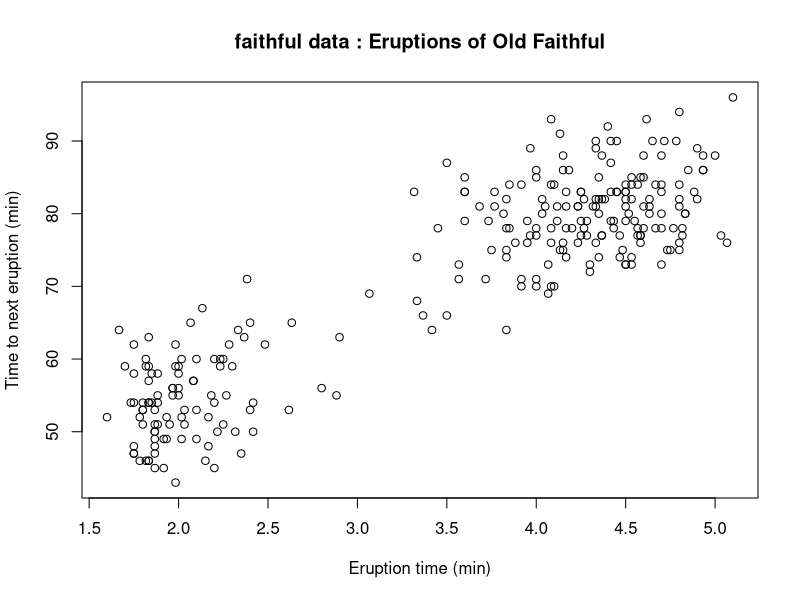
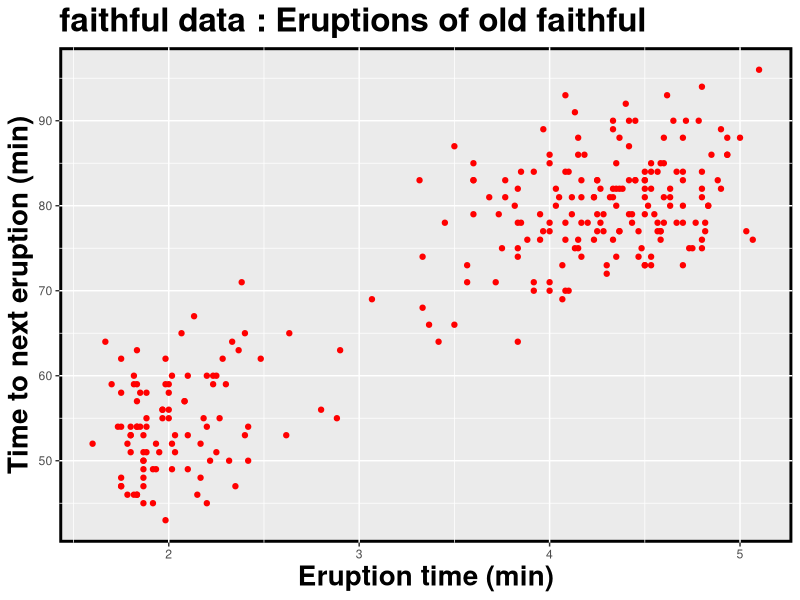
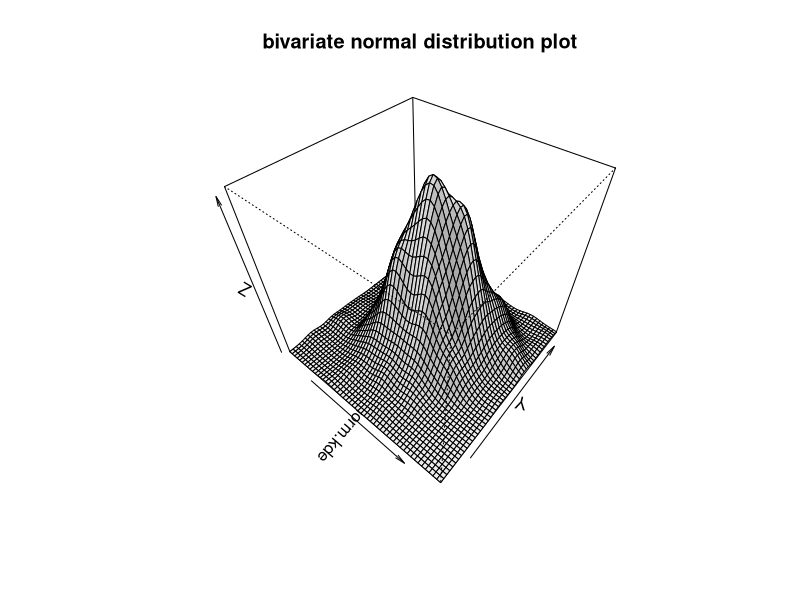
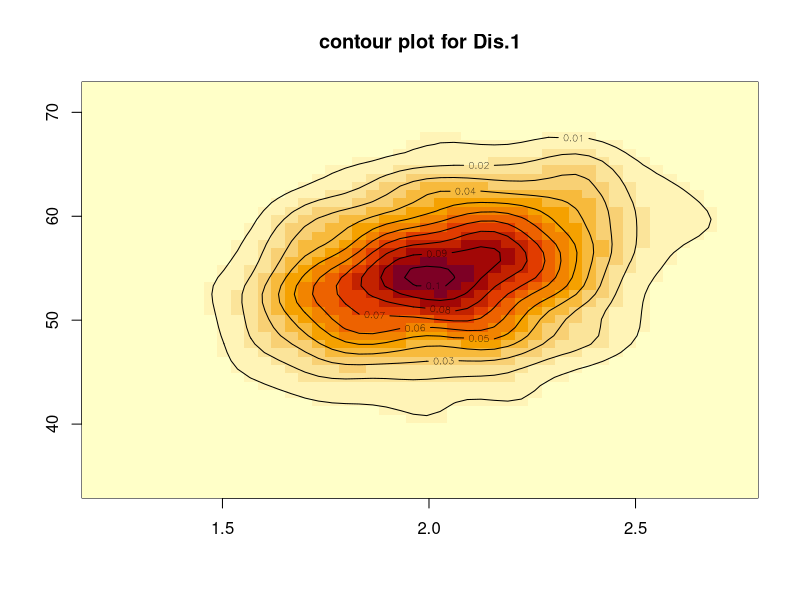
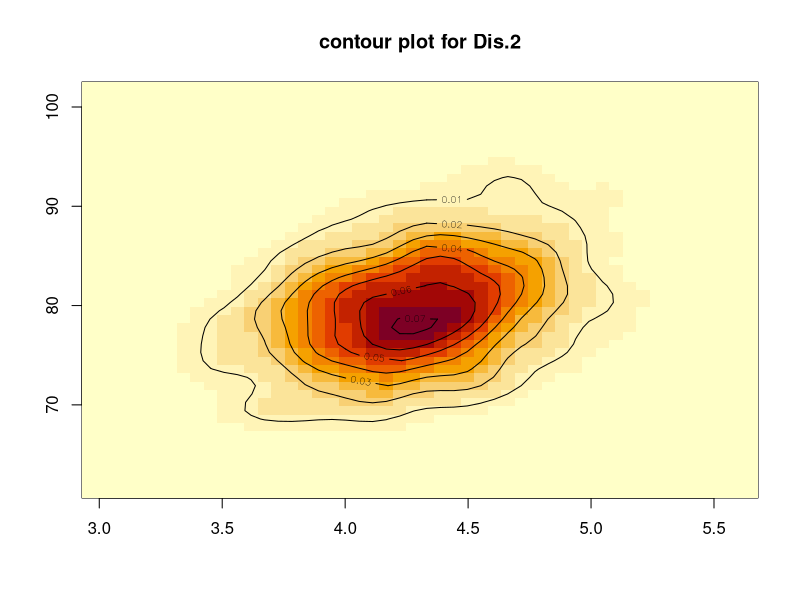

The R script that drew these images, in order:
# HW02
?faithful
library(ggplot2)
str(faithful)
plot(faithful[,-3], 
     xlab = "Eruption time (min)", 
     ylab = "Time to next eruption (min)",
     main = "faithful data : Eruptions of Old Faithful")

#load library for multivariate normal
library(mvtnorm)

#load Old Faithful data frame
data(faithful)
mean(faithful[,1]);mean(faithful[,2])
var(faithful[,1]);var(faithful[,2])
cov(faithful[,1],faithful[,2])

# initial parameter estimates (chosen to be deliberately bad)
# 初始參數估計
theta <- list(wei=c(0.5,0.5),                      # 權重
              mu1=c(2,60),                         # 二元常態分配(一)
              sigma1=matrix(c(1,7,7,100),ncol=2),
              mu2=c(4,80),                         # 二元常態分配(二)
              sigma2=matrix(c(20,0,0,100),ncol=2))

# E-step: calculates conditional probabilities for latent variables (update y)
# 將樣本帶入計算隱藏變數的條件機率
E.step <- function(theta){
  x <- cbind(theta$wei[1] * dmvnorm(faithful,mean=theta$mu1,sigma=theta$sigma1),
             theta$wei[2] * dmvnorm(faithful,mean=theta$mu2,sigma=theta$sigma2))
  t(apply(x,1,function(x){x/sum(x)}))
}

# M-step: calculates the parameter estimates which maximise Q
# 將E.step所計算出的機率帶入估計新的參數(MLE)
M.step <- function(T){
  list(wei= apply(T,2,mean),
       mu1= apply(faithful,2,weighted.mean,T[,1]),
       mu2= apply(faithful,2,weighted.mean,T[,2]),
       sigma1= cov.wt(faithful,T[,1])$cov,
       sigma2= cov.wt(faithful,T[,2])$cov)
}

# function to plot current data
# 畫圖
# setup grid for plotting
xpts <- seq(from=1,to=6,length.out=272)
ypts <- seq(from=40,to=100,length.out=272)
plot.em <- function(theta){
  mixture.contour <- outer(xpts,ypts,function(x,y) {
    theta$wei[1]*dmvnorm(cbind(x,y),mean=theta$mu1,sigma=theta$sigma1) + theta$wei[2]*dmvnorm(cbind(x,y),mean=theta$mu2,sigma=theta$sigma2)
  })
  contour(xpts,ypts,mixture.contour,nlevels=8,drawlabel=FALSE,col="red",xlab="Eruption time (mins)",ylab="Waiting time (mins)",main="Waiting time vs Eruption time of the Old Faithful geyser")
  points(faithful)
}
data1 <- c(faithful)
for (i in 2:272) {
  data1 <- rbind(data1,faithful)
}
plot_em <- function(theta){
r1 <- rmvnorm(73984,mean=theta$mu1,sigma=theta$sigma1) 
colnames(r1) <- c("D1x","D1y")
r2 <- rmvnorm(73984,mean=theta$mu2,sigma=theta$sigma2)
colnames(r2) <- c("D2x","D2y")
r <-rbind(r1,r2) 
data1 <- rbind(data1,data1)
data <- cbind(data1,r)
A <- ggplot(data)+
      labs(title = " Waiting time vs Eruption time of old faithful geyser", x = "Eruptions time (min)", y = "Time to next eruption (min)")+
      xlim(0,6)+ ylim(40,100)+
      geom_point(aes(x = eruptions, y = waiting))+
      stat_density2d(aes(x = D1x,y = D1y),col = "red")+
      theme(title = element_text(face="bold"))+
      scale_fill_gradientn(colours=rainbow(9))+
      theme(panel.background = element_rect(colour="black",size = 2))
return(A)
}  
  
# plot initial contours
# 繪製初始輪廓
#iter <- 1
#plot_em(theta)
#ggsave(filename=paste("EM",formatC(iter,width=4,flag="0"),".png",sep=""))
#dev.off()

# run EM and plot
for (iter in 2:30){
  T <- E.step(theta)
  theta <- M.step(T)
  #plot_em(theta)
  #ggsave(filename=paste("EM",formatC(iter,width=4,flag="0"),".png",sep=""))
}
theta

# ggplot2
library(ggplot2)
ggplot(faithful)+
  labs(title = "faithful data : Eruptions of old faithful", x = "Eruption time (min)", y = "Time to next eruption (min)")+
  theme(title = element_text(size=20, face="bold"))+
  theme(panel.background = element_rect(colour="black",size = 2))+
  geom_point(aes(x=eruptions,y=waiting),color = "red")
  
  
# bivariate normal distribution plot
# 繪製二元常態分配圖
library(MASS)
# Dis.1
bivnorm <- mvrnorm(n=1000, mu = theta$mu1 ,Sigma = theta$sigma1)
bivnorm.kde <- kde2d(bivnorm[,1], bivnorm[,2], n=50)
persp(bivnorm.kde, phi=45, theta=40, shade=0.1, main="bivariate normal distribution plot")
image(bivnorm.kde, main="contour plot for Dis.1")
contour(bivnorm.kde, add=TRUE)
# Dis.2
bivnorm2 <- mvrnorm(n=1000, mu = theta$mu2 ,Sigma = theta$sigma2)
bivnorm.kde2 <- kde2d(bivnorm2[,1], bivnorm2[,2], n=50)
image(bivnorm.kde2, main="contour plot for Dis.2")
contour(bivnorm.kde2, add=TRUE)
# end